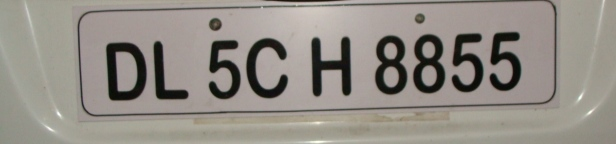
%> input picture CA2/p1/English_plate.jpg, 616 x 144 px
$ octave p1.m   (GNU Octave 9; MATLAB toolbox functions it lacks are replaced by stand-ins)
%> lines starting %> are read from the running program, lines starting %| are printed output that depends on the picture; in (x1, y1, x2, y2) boxes, pixels count from 0 and x2, y2 are one past the last pixel; in counts of white or black regions, pixels touching at a corner belong together; the program's own positions count from 1
### CA2/p1/mygrayfunc.m
function grayimage = mygrayfunc(picture)
    if size(picture, 3) == 3
        grayimage = 0.299 * picture(:,:,1) + 0.587 * picture(:,:,2) + 0.114 * picture(:,:,3);
    else
        grayimage = picture;
    end
    grayimage = uint8(grayimage);
end

### CA2/p1/mybinaryfunc.m
function binaryImage = mybinaryfunc(inputImage, threshold)
    binaryImage = inputImage < threshold;
end

### CA2/p1/mysegmentation.m
function [L, Ne] = mysegmentation(BW)
    L = zeros(size(BW));
    label = 0;
    for row = 1:size(BW, 1)
        for col = 1:size(BW, 2)
            if BW(row, col) == 1
                neighbors = [L(max(row-1,1):min(row+1,end), max(col-1,1):min(col+1,end))];
                neighbor_labels = unique(nonzeros(neighbors));
                if isempty(neighbor_labels)
                    label = label + 1;
                    L(row, col) = label;
                else
                    L(row, col) = min(neighbor_labels);
                end
            end
        end
    end
    Ne = label;
end

### CA2/p1/myremovecom.m
function BW_cleaned = myremovecom(BW, minArea)
    [L, ~] = mysegmentation(BW);
    keepLabels = [];

    for label = 1:max(L(:))
        component = (L == label);
        componentArea = sum(component(:));

        if componentArea >= minArea
            keepLabels = [keepLabels, label];
        end
    end
    BW_cleaned = ismember(L, keepLabels);
end

### CA2/p1/p1.m
clc
close all;
clear;
tic;
%% Selecting the test data

[file,path]=uigetfile({'*.jpg;*.bmp;*.png;*.tif'},'Choose an image');
%> the answer given: English_plate.jpg
s=[path,file];
picture=imread(s);
%> picture is the input picture: size 144x616x3 uint8; mean R, G, B 146.4, 141, 133.6
figure
subplot(1,4,1)
imshow(picture)
picture=imresize(picture,[300 500]);
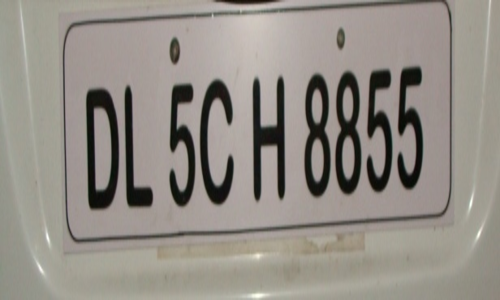
%> picture: size 300x500x3 uint8; mean R, G, B 146.4, 141, 133.6
subplot(1,4,2)
imshow(picture)

%% RGB2GRAY

picture=mygrayfunc(picture);
subplot(1,4,3)
imshow(picture)

%% Thresholding and Conversion to a binary image

picture=mybinaryfunc(picture,80);
%> in mybinaryfunc, `binaryImage = inputImage < threshold;`:
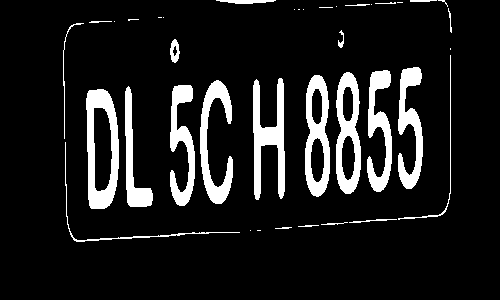
%> binaryImage: size 300x500 logical; 11.1% white; 39 white regions (15 under 20 px), largest, box (x1, y1, x2, y2) and area: (86, 89, 119, 209) 2136, (253, 78, 285, 200) 1926, (336, 72, 361, 194) 1739
subplot(1,4,4)
imshow(picture)

%% Removing the small objects and background

figure
picture = myremovecom(picture,550);
%> after the loop in mysegmentation, `for row = 1:size(BW, 1)`:
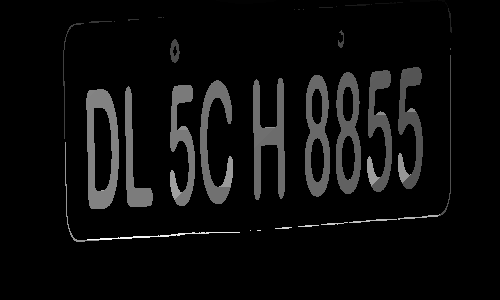
%> L: size 300x500 double; min 0, max 94, mean 4.6; drawn with min black and max white
%> after the loop in mysegmentation, `for row = 1:size(BW, 1)`: label = 94; neighbor_labels = 55; neighbors = [55 55 55; 55 0 0; 0 0 0]
%> in mysegmentation, `Ne = label;`: Ne = 94
%> the loop in myremovecom, `for label = 1:max(L(:))` made 94 passes
%> (componentArea, keepLabels) on passes 31, 34, 36, 39, 40, 42, 45, 46, 48: (1304, 31), (1269, [31 34]), (1736, [31 34 36]), (1733, [31 34 36 39]), (1372, [31 34 36 39 40]), (1485, [31 34 36 39 40 42]), (1324, [31 34 36 39 40 42 45]), (1184, [31 34 36 39 40 42 45 46]), (2090, [31 34 36 39 40 42 45 46 48])
%> componentArea on passes 1, 2, 8, 13, 20, 24: 170, 47, 23, 36, 30, 127
%> in myremovecom, `BW_cleaned = ismember(L, keepLabels);`: BW_cleaned: size 300x500 logical; 9% white; 9 white regions, largest, box (x1, y1, x2, y2) and area: (86, 89, 119, 209) 2090, (336, 72, 361, 194) 1736, (305, 75, 330, 197) 1733
subplot(1,3,1)
imshow(picture)
background=myremovecom(picture,3000);
%> after the loop in mysegmentation (call 2), `for row = 1:size(BW, 1)`:
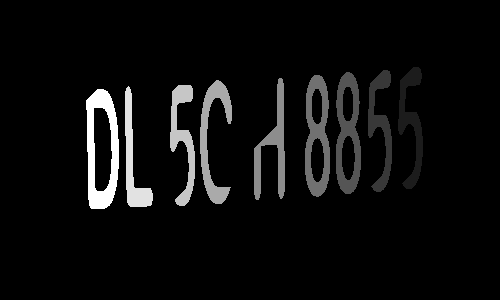
%> L: size 300x500 double; min 0, max 9, mean 0.462; drawn with min black and max white
%> after the loop in mysegmentation (call 2), `for row = 1:size(BW, 1)`: label = 9; neighbors = [9 9 9; 9 0 0; 0 0 0]
%> in mysegmentation (call 2), `Ne = label;`: Ne = 9
%> the loop in myremovecom (call 2), `for label = 1:max(L(:))` made 9 passes
%> componentArea on passes 1 to 9: 1304, 1269, 1736, 1733, 1372, 1485, 1324, 1184, 2090
%> pass 1, in myremovecom (call 2), `component = (L == label);`:
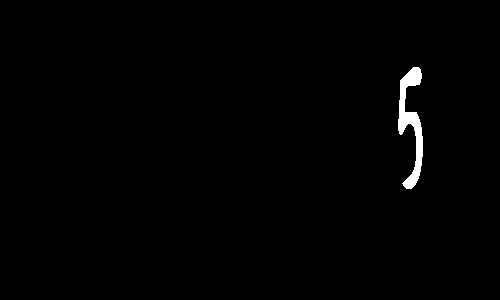
%> component: size 300x500 logical; 0.87% white; 1 white region, box (x1, y1, x2, y2) and area: (398, 67, 423, 189) 1304
%> in myremovecom (call 2), `BW_cleaned = ismember(L, keepLabels);`: BW_cleaned: size 300x500 logical; every value is 0
subplot(1,3,2)
imshow(background)
picture2=picture-background;
%> picture2: size 300x500 double; values 0 (black) and 1 (white), 9% white; 9 white regions
subplot(1,3,3)
imshow(picture2)

%% Labeling connected components

figure
[L,Ne]=mysegmentation(picture2);
%> Ne = 9
subplot(1,2,1)
imshow(picture2)

propied=regionprops(L,'BoundingBox');
%> propied = 9 regions; largest, box (x1, y1, x2, y2): (200, 80, 232, 204), (86, 89, 119, 209), (254, 78, 285, 200), (125, 86, 153, 207), (398, 67, 423, 189)
hold on
for n=1:size(propied,1)
    rectangle('Position',propied(n).BoundingBox,'EdgeColor','g','LineWidth',2)
end
%> this loop made 9 passes
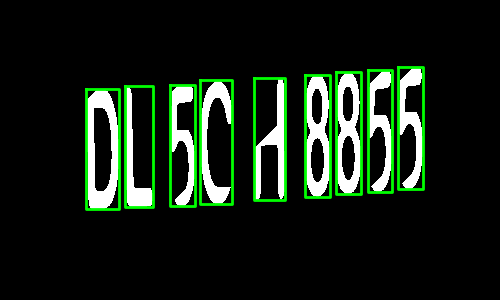
%> figure redrawn from the program's plot data
hold off

%% Decision making


% Loading the mapset
load TRAININGSET;
totalLetters=size(TRAIN,2);

final_output=[];
t=[];
for n=1:Ne
    [r,c]=find(L==n);
    Y=picture2(min(r):max(r),min(c):max(c));
    Y=imresize(Y,[42,24]);
    pause(0.2)


    ro=zeros(1,totalLetters);
    for k=1:totalLetters
        ro(k)=corr2(TRAIN{1,k},Y);
    end

    [MAXRO,pos]=max(ro);
    if MAXRO>.30
        out=cell2mat(TRAIN(2,pos));
        final_output=[final_output out];
    end
end
%> this loop made 9 passes
%> (MAXRO, pos, out, final_output) on passes 1 to 9: (0.621, 6, '5', '5'), (0.582, 6, '5', '55'), (0.815, 9, '8', '558'), (0.834, 9, '8', '5588'), (0.651, 18, 'H', '5588H'), (0.797, 13, 'C', '5588HC'), (0.594, 6, '5', '5588HC5'), (0.894, 22, 'L', '5588HC5L'), (0.831, 14, 'D', '5588HC5LD')
%> pass 2, `Y=imresize(Y,[42,24]);`:
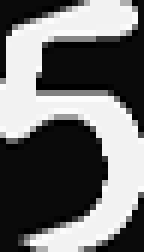
%> Y: size 42x24 double (shown 6 times larger); min -0.0446, max 1.05, mean 0.434; drawn with min black and max white

%% Printing the plate

file = fopen('number_Plate.txt', 'wt');
fprintf(file,'%s\n',flip(final_output));
fclose(file);
winopen('number_Plate.txt')
